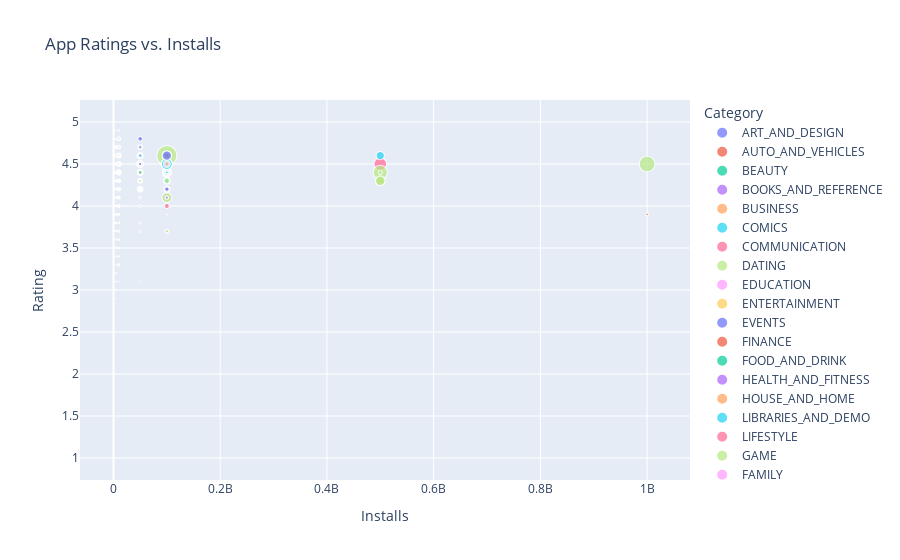
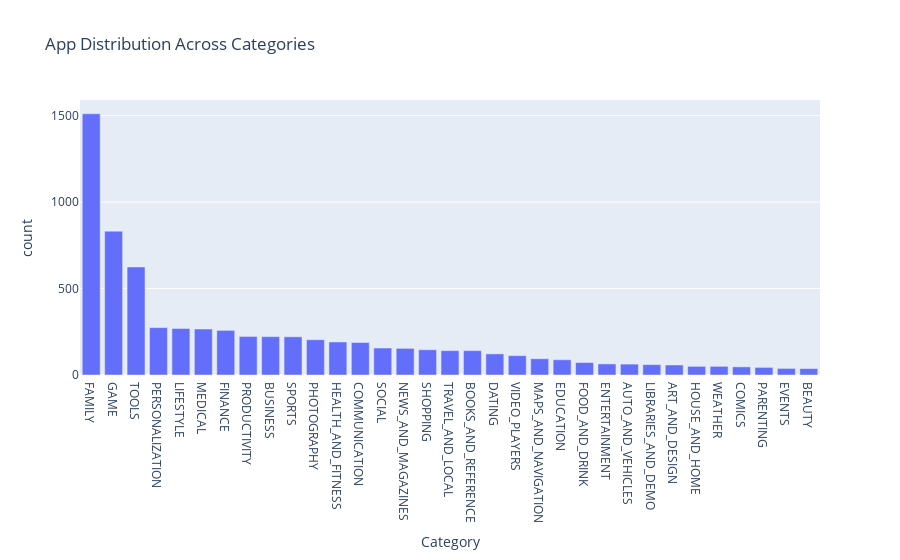

Notebook code for these charts, in order:
### Code cell
import plotly.express as px

# Interactive scatter plot for Ratings vs. Installs
fig = px.scatter(df2_app, x='Installs', y='Rating', color='Category', size='Reviews', title='App Ratings vs. Installs')
fig.show()

# Interactive bar plot for Category distribution
category_counts = df2_app['Category'].value_counts().reset_index()
category_counts.columns = ['Category', 'count']

fig = px.bar(category_counts, x='Category', y='count', title='App Distribution Across Categories')
fig.show()

### Figure 1 — Plotly figure (JSON) as saved in the notebook; plotly's stock layout.template omitted (floating-point values rounded to 4 significant figures; data arrays with more than 128 entries replaced by an {"elided": "..."} marker saying what was removed)
{"data": [{"hovertemplate": "Category=ART_AND_DESIGN<br>Installs=%{x}<br>Rating=%{y}<br>Reviews=%{marker.size}<extra></extra>", "legendgroup": "ART_AND_DESIGN", "marker": {"color": "#636efa", "size": [159, 967, 87510, 215644, 967, 167, 178, 36815, 13791, 121, 13880, 8788, 44829, 4326, 1518, 3632, 27, 194216, 224399, 450, 654, 7699, 118, 192, 20260, 203, 136, 223, 1120, 227, 5035, 1015, 353, 564, 8145, 158, 591, 117, 176, 2206, 26, 174531, 1070, 85, 845, 253, 13, 5754, 801, 1216, 149, 486, 48, 18, 41, 175, 132, 1], "sizemode": "area", "sizeref": 112200.0, "symbol": "circle"}, "mode": "markers", "name": "ART_AND_DESIGN", "showlegend": true, "type": "scattergl", "x": [10000, 500000, 5000000, 50000000, 100000, 50000, 50000, 1000000, 1000000, 10000, 1000000, 1000000, 10000000, 100000, 100000, 500000, 10000, 5000000, 10000000, 100000, 100000, 500000, 50000, 10000, 500000, 100000, 10000, 100000, 100000, 50000, 100000, 100000, 10000, 100000, 500000, 10000, 500000, 10000, 100000, 100000, 10000, 10000000, 100000, 100000, 100000, 50000, 1000, 100000, 5000, 10000, 1000, 100000, 5000, 1000, 5000, 50000, 10000, 100], "xaxis": "x", "y": [4.1, 3.9, 4.7, 4.5, 4.3, 4.4, 3.8, 4.1, 4.4, 4.7, 4.4, 4.4, 4.2, 4.6, 4.4, 4.7, 4.5, 4.3, 4.6, 4, 4.1, 4.7, 4.7, 4.8, 4.7, 4.1, 3.9, 4.1, 4.2, 4.1, 4.5, 4.2, 4.7, 3.8, 4.7, 4.7, 4, 4.2, 4.5, 3.8, 4.2, 4.7, 4.6, 4.2, 4.3, 4.8, 4.4, 4.7, 4.7, 4.8, 4.7, 3.4, 4.8, 4, 4.8, 4.2, 4.3, 5], "yaxis": "y"}, {"hovertemplate": "Category=AUTO_AND_VEHICLES<br>Installs=%{x}<br>Rating=%{y}<br>Reviews=%{marker.size}<extra></extra>", "legendgroup": "AUTO_AND_VEHICLES", "marker": {"color": "#EF553B", "size": [367, 1598, 284, 129, 542, 10479, 805, 129, 1403, 3971, 534, 7774, 38846, 2431, 6090, 295, 190, 52530, 116986, 1379, 271920, 7021, 197, 737, 3574, 994, 197136, 142, 15168, 2155, 138, 5414, 348, 250, 3617, 4806, 31433, 5097, 1754, 2680, 1288, 73, 189, 1981, 64, 47, 4, 276, 27, 2, 25, 5, 5, 12, 186648, 4, 12, 46, 9, 14, 83, 22, 107], "sizemode": "area", "sizeref": 112200.0, "symbol": "circle"}, "mode": "markers", "name": "AUTO_AND_VEHICLES", "showlegend": true, "type": "scattergl", "x": [100000, 1000000, 100000, 100000, 100000, 100000, 50000, 100000, 100000, 100000, 10000, 100000, 1000000, 100000, 100000, 10000, 50000, 5000000, 5000000, 500000, 10000000, 500000, 50000, 100000, 1000000, 100000, 1000000, 50000, 1000000, 500000, 100000, 1000000, 100000, 100000, 100000, 1000000, 1000000, 1000000, 500000, 500000, 100000, 1000, 10000, 100000, 1000, 1000, 500, 100000, 500, 100, 10000, 1000, 1000, 500, 10000000, 100, 5000, 1000, 100, 1000, 5000, 1000, 10000], "xaxis": "x", "y": [4.2, 4, 3.8, 3.9, 4.3, 4.9, 4.4, 4.2, 4, 3.9, 4.6, 4.9, 4.3, 4.6, 4.9, 3.9, 4, 4.2, 4.8, 3.6, 4.2, 4.8, 4.6, 4.5, 4.3, 4.5, 4.9, 3.9, 4.4, 4, 4.3, 3.7, 4.3, 3.2, 4.5, 3.7, 4.6, 4.6, 4, 4.4, 4, 4.9, 4.5, 4, 4.4, 4.3, 4.8, 4.5, 4.8, 3.5, 4.2, 4, 2.6, 4.2, 4.4, 4, 3.5, 3.2, 3, 3.1, 2.1, 3.9, 4.6], "yaxis": "y"}, {"hovertemplate": "Category=BEAUTY<br>Installs=%{x}<br>Rating=%{y}<br>Reviews=%{marker.size}<extra></extra>", "legendgroup": "BEAUTY", "marker": {"color": "#00cc96", "size": [18900, 49790, 1150, 1739, 2225, 4369, 8572, 964, 104, 601, 36, 187, 30, 134, 74, 9315, 75, 38, 26834, 2277, 2280, 184, 9, 364, 18, 473, 66, 3871, 257, 62, 40, 2, 2, 45452, 1, 900, 4354], "sizemode": "area", "sizeref": 112200.0, "symbol": "circle"}, "mode": "markers", "name": "BEAUTY", "showlegend": true, "type": "scattergl", "x": [500000, 1000000, 100000, 500000, 500000, 100000, 1000000, 50000, 10000, 100000, 10000, 50000, 10000, 10000, 10000, 1000000, 50000, 10000, 1000000, 500000, 500000, 10000, 5000, 100000, 5000, 100000, 10000, 1000000, 50000, 10000, 10000, 1000, 100, 5000000, 100, 5000, 100000], "xaxis": "x", "y": [4.7, 4.9, 4.7, 3.9, 4.2, 4.6, 4.3, 4.7, 4.8, 4.3, 4.5, 4.1, 4.2, 4.5, 4.4, 4.1, 4.4, 4.6, 4.5, 3.9, 4.4, 4.6, 3.8, 4, 4.3, 4.5, 4.1, 3.7, 4.7, 4.2, 3.1, 4, 4, 4.5, 4, 4.7, 3.9], "yaxis": "y"}, {"hovertemplate": "Category=BOOKS_AND_REFERENCE<br>Installs=%{x}<br>Rating=%{y}<br>Reviews=%{marker.size}<extra></extra>", "legendgroup": "BOOKS_AND_REFERENCE", "marker": {"color": "#ab63fa", "size": {"elided": "141 int values"}, "sizemode": "area", "sizeref": 112200.0, "symbol": "circle"}, "mode": "markers", "name": "BOOKS_AND_REFERENCE", "showlegend": true, "type": "scattergl", "x": {"elided": "141 int values"}, "xaxis": "x", "y": {"elided": "141 float values"}, "yaxis": "y"}, {"hovertemplate": "Category=BUSINESS<br>Installs=%{x}<br>Rating=%{y}<br>Reviews=%{marker.size}<extra></extra>", "legendgroup": "BUSINESS", "marker": {"color": "#FFA15A", "size": {"elided": "222 int values"}, "sizemode": "area", "sizeref": 112200.0, "symbol": "circle"}, "mode": "markers", "name": "BUSINESS", "showlegend": true, "type": "scattergl", "x": {"elided": "222 int values"}, "xaxis": "x", "y": {"elided": "222 float values"}, "yaxis": "y"}, {"hovertemplate": "Category=COMICS<br>Installs=%{x}<br>Rating=%{y}<br>Reviews=%{marker.size}<extra></extra>", "legendgroup": "COMICS", "marker": {"color": "#19d3f3", "size": [24005, 57106, 2249, 516, 834, 1010, 238970, 302, 438, 73, 39, 144, 2181, 93965, 1446, 12088, 314, 15194, 22551, 29839, 279, 1677, 757, 115, 125, 9952, 21, 15, 3596, 1006, 5968, 4895, 2012, 705, 5, 690, 1476, 4496, 78, 33783, 28447, 4205, 190, 109, 5084, 34, 291], "sizemode": "area", "sizeref": 112200.0, "symbol": "circle"}, "mode": "markers", "name": "COMICS", "showlegend": true, "type": "scattergl", "x": [500000, 1000000, 500000, 50000, 50000, 50000, 1000000, 10000, 10000, 10000, 10000, 10000, 100000, 5000000, 100000, 1000000, 100000, 1000000, 1000000, 1000000, 100000, 100000, 10000, 10000, 5000, 500000, 5000, 1000, 10000, 50000, 1000000, 100000, 100000, 50000, 100, 50000, 500000, 100000, 5000, 1000000, 1000000, 100000, 10000, 10000, 100000, 5000, 10000], "xaxis": "x", "y": [4.6, 4.7, 4.7, 4.8, 3.9, 4.1, 4.4, 4.6, 4.5, 4.7, 4.4, 4.5, 3.9, 3.2, 3.2, 4.1, 4.5, 4.2, 3.7, 4.5, 4.6, 4.7, 4.4, 3.5, 3.3, 4.5, 4.2, 5, 4.7, 4.4, 4.4, 4.6, 4.4, 3.7, 2.8, 4.1, 3.3, 3.9, 4, 4.8, 3, 3.5, 4.4, 4.3, 3.8, 5, 3.4], "yaxis": "y"}, {"hovertemplate": "Category=COMMUNICATION<br>Installs=%{x}<br>Rating=%{y}<br>Reviews=%{marker.size}<extra></extra>", "legendgroup": "COMMUNICATION", "marker": {"color": "#FF6692", "size": {"elided": "188 int values"}, "sizemode": "area", "sizeref": 112200.0, "symbol": "circle"}, "mode": "markers", "name": "COMMUNICATION", "showlegend": true, "type": "scattergl", "x": {"elided": "188 int values"}, "xaxis": "x", "y": {"elided": "188 float values"}, "yaxis": "y"}, {"hovertemplate": "Category=DATING<br>Installs=%{x}<br>Rating=%{y}<br>Reviews=%{marker.size}<extra></extra>", "legendgroup": "DATING", "marker": {"color": "#B6E880", "size": [57, 2, 285726, 2556, 7779, 61637, 12632, 48845, 31320, 172460, 4195, 11633, 10212, 37053, 667, 13202, 1157, 212626, 222888, 2067, 1643, 105, 3414, 11806, 1999, 22544, 97684, 2519, 1146, 13046, 17268, 8722, 953, 2593, 5377, 852, 212, 1972, 35206, 5164, 277, 80, 40035, 1093, 1601, 2212, 57081, 241, 63986, 7888, 535, 5084, 2430, 837, 738, 4631, 4953, 1439, 337, 51698, 923, 149, 198, 23170, 13890, 13440, 143, 1059, 894, 6191, 15081, 218, 243950, 236, 5152, 6701, 742, 187, 2506, 182986, 8661, 8, 59, 35, 28, 125, 185, 6, 110, 3, 5, 84, 2, 20, 776, 2, 14, 1, 5, 18, 6, 5, 1, 11, 3, 101, 120, 24, 6, 41605, 5, 791, 5323, 478, 69, 158, 24, 53, 46, 66, 69, 10], "sizemode": "area", "sizeref": 112200.0, "symbol": "circle"}, "mode": "markers", "name": "DATING", "showlegend": true, "type": "scattergl", "x": [1000, 100, 10000000, 100000, 500000, 5000000, 1000000, 1000000, 5000000, 5000000, 100000, 500000, 1000000, 1000000, 10000, 1000000, 100000, 10000000, 1000000, 100000, 500000, 5000, 500000, 1000000, 100000, 1000000, 1000000, 100000, 100000, 500000, 500000, 500000, 100000, 500000, 500000, 100000, 50000, 1000000, 1000000, 100000, 100000, 10000, 1000000, 100000, 500000, 100000, 1000000, 50000, 5000000, 500000, 100000, 100000, 500000, 100000, 10000, 100000, 1000000, 50000, 10000, 1000000, 100000, 10000, 10000, 500000, 500000, 500000, 10000, 100000, 100000, 500000, 1000000, 10000, 10000000, 10000, 100000, 1000000, 50000, 10000, 500000, 5000000, 1000000, 1000, 5000, 1000, 500, 5000, 10000, 100, 10000, 100, 1000, 1000, 100, 500, 5000, 100, 5000, 10, 500, 500, 100, 100, 500, 1000, 100, 10000, 500, 1000, 100, 500000, 500, 10000, 50000, 10000, 5000, 10000, 1000, 10000, 10000, 10000, 5000, 5000], "xaxis": "x", "y": [2.6, 3.5, 4.1, 4.1, 4.2, 4.5, 4.4, 4, 3.1, 4.4, 4.2, 4.1, 3.9, 4.3, 4.4, 3.5, 3.3, 4.5, 4.4, 4.1, 3.9, 3.9, 3.6, 3.6, 3.4, 4.2, 4.1, 3.4, 3, 4.6, 4.1, 3.9, 1.9, 3.5, 2.5, 3.9, 3.4, 3.5, 4.4, 3.8, 2.5, 2.8, 4.2, 3.5, 3.3, 4.1, 4.2, 3.5, 4.2, 4.4, 4.1, 4.2, 4.3, 3, 4, 3.3, 4.1, 3.7, 4, 4, 4.1, 3.3, 4.4, 4.3, 3.4, 4, 3.6, 4.2, 3.5, 4, 4.1, 4.4, 4.2, 4.1, 4.2, 4.1, 3.9, 4, 4.2, 4.5, 3.9, 3.6, 4.4, 3.5, 4.4, 4.8, 4.6, 4.7, 4.8, 2.7, 5, 4.8, 5, 4.8, 4.9, 3, 4.7, 1, 5, 4.7, 5, 5, 3, 4.1, 5, 3.7, 4.5, 4.2, 4.3, 4.4, 3.4, 4.7, 4.8, 4.7, 3.5, 4.7, 3.8, 2.9, 4.2, 3.7, 3.5, 4.1], "yaxis": "y"}, {"hovertemplate": "Category=EDUCATION<br>Installs=%{x}<br>Rating=%{y}<br>Reviews=%{marker.size}<extra></extra>", "legendgroup": "EDUCATION", "marker": {"color": "#FF97FF", "size": [181893, 2544, 85375, 314299, 9770, 32346, 4075, 10611, 9321, 56065, 133136, 2469, 390, 1090, 266948, 342918, 748, 172640, 61, 1619, 3168, 6736, 7005, 889, 5741, 27572, 10852, 1929, 1516, 423, 254519, 99020, 32381, 56897, 8599, 304, 358, 11904, 22251, 22384, 73404, 25183, 52743, 61749, 55704, 19277, 13612, 37862, 18372, 656, 240, 275, 3692, 2363, 430, 756, 316, 172505, 7973, 142632, 55256, 54798, 4815, 75112, 33646, 206527, 3816, 47847, 16195, 206, 3241, 835, 2525, 200058, 1239, 702, 148550, 3847, 84309, 14206, 14700, 1405, 256079, 16103, 11, 21, 31085, 3528], "sizemode": "area", "sizeref": 112200.0, "symbol": "circle"}, "mode": "markers", "name": "EDUCATION", "showlegend": true, "type": "scattergl", "x": [10000000, 100000, 5000000, 10000000, 5000000, 1000000, 500000, 500000, 1000000, 1000000, 1000000, 500000, 500000, 1000000, 10000000, 10000000, 1000000, 5000000, 50000, 1000000, 1000000, 1000000, 1000000, 500000, 1000000, 5000000, 1000000, 500000, 100000, 100000, 5000000, 1000000, 1000000, 1000000, 1000000, 10000, 50000, 1000000, 1000000, 1000000, 1000000, 1000000, 1000000, 1000000, 1000000, 1000000, 100000, 1000000, 100000, 10000, 10000, 50000, 100000, 100000, 10000, 100000, 50000, 5000000, 1000000, 5000000, 5000000, 1000000, 500000, 1000000, 1000000, 10000000, 500000, 1000000, 1000000, 50000, 100000, 100000, 100000, 10000000, 100000, 10000, 10000000, 500000, 5000000, 500000, 1000000, 100000, 1000000, 1000000, 1000, 1000, 500000, 100000], "xaxis": "x", "y": [4.6, 4.7, 4.6, 4.7, 4.5, 4.7, 4.8, 4.6, 4.6, 4.6, 4.9, 3.8, 4.4, 4.4, 4.3, 4.5, 4.4, 4.6, 3.9, 4.4, 4.3, 4.2, 4.4, 4, 4.2, 3.8, 4.5, 4.5, 4.3, 4.3, 4.7, 4.5, 4.6, 4.4, 4.2, 4, 4.1, 4.3, 4.3, 4.3, 4.6, 4.6, 4.7, 4.7, 4.3, 4.7, 4.6, 4.6, 4.6, 4.3, 4.2, 4, 4.2, 4.1, 4, 4.5, 4, 4.5, 4.6, 4.7, 4.4, 4.4, 4, 4.6, 4.4, 4.3, 4.2, 4.3, 4.3, 4.3, 4.2, 4, 4, 4.1, 3.9, 4.1, 4.4, 4, 4.4, 4.5, 4.3, 3.5, 4.8, 4.1, 4.9, 4.7, 4.7, 4.7], "yaxis": "y"}, {"hovertemplate": "Category=ENTERTAINMENT<br>Installs=%{x}<br>Rating=%{y}<br>Reviews=%{marker.size}<extra></extra>", "legendgroup": "ENTERTAINMENT", "marker": {"color": "#FECB52", "size": [11656, 296771, 10939, 22508, 10291, 6979, 103078, 17682, 37000, 1828284, 46916, 702975, 32458, 235496, 11661, 653008, 23063, 411683, 501498, 29690, 613059, 1633682, 2646, 21867, 2639, 1511, 44550, 1033, 2442, 155234, 12216, 92058, 493, 33387, 123279, 27424, 29706, 288150, 14807, 35928, 64448, 22378, 16372, 58028, 736864, 1968, 35279, 17247, 87723, 197774, 8674, 115033, 801, 8968, 303, 1856, 50725, 1575, 23666, 67554, 38769, 160164, 3771, 256664], "sizemode": "area", "sizeref": 112200.0, "symbol": "circle"}, "mode": "markers", "name": "ENTERTAINMENT", "showlegend": true, "type": "scattergl", "x": [1000000, 10000000, 10000000, 10000000, 5000000, 1000000, 5000000, 1000000, 1000000, 100000000, 1000000, 50000000, 5000000, 10000000, 1000000, 10000000, 1000000, 50000000, 100000000, 1000000, 50000000, 100000000, 100000, 1000000, 100000, 100000, 1000000, 100000, 100000, 1000000, 1000000, 10000000, 50000, 1000000, 10000000, 1000000, 1000000, 5000000, 1000000, 1000000, 1000000, 1000000, 500000, 5000000, 10000000, 500000, 1000000, 1000000, 10000000, 10000000, 1000000, 10000000, 100000, 1000000, 10000, 100000, 5000000, 100000, 1000000, 1000000, 1000000, 10000000, 100000, 10000000], "xaxis": "x", "y": [4, 4.3, 3.5, 4.6, 4.2, 3.8, 4.3, 4.4, 4.4, 3.7, 4.4, 4.2, 4.2, 4.5, 4.7, 4.5, 4.5, 4.2, 4.2, 4.1, 4.2, 4.3, 3.9, 4.1, 3.6, 4.3, 4.3, 4.1, 4.2, 4.2, 4.5, 3.8, 3, 4.1, 4.2, 4.1, 4, 4.4, 4.2, 4, 4.3, 3.9, 4.5, 4.1, 4.5, 3.6, 3.8, 3.7, 3.8, 3.7, 3.9, 4.1, 3.9, 4.2, 4.3, 4.3, 4.6, 4.5, 4.2, 4.4, 4.2, 4.3, 4.6, 4.3], "yaxis": "y"}, {"hovertemplate": "Category=EVENTS<br>Installs=%{x}<br>Rating=%{y}<br>Reviews=%{marker.size}<extra></extra>", "legendgroup": "EVENTS", "marker": {"color": "#636efa", "size": [3782, 40113, 7074, 2153, 20611, 811, 15558, 573, 8232, 3874, 464, 731, 69, 8800, 99, 456, 5839, 4, 663, 16, 1065, 12, 4298, 1, 100, 399, 28, 7, 48, 120, 9, 110, 16, 59, 9, 7, 3, 8], "sizemode": "area", "sizeref": 112200.0, "symbol": "circle"}, "mode": "markers", "name": "EVENTS", "showlegend": true, "type": "scattergl", "x": [100000, 5000000, 500000, 50000, 1000000, 10000, 1000000, 100000, 1000000, 100000, 100000, 50000, 1000, 1000000, 10000, 50000, 100000, 500, 100000, 100, 100000, 1000, 100000, 100, 50000, 100000, 1000, 500, 1000, 10000, 1000, 5000, 100, 5000, 1000, 100, 500, 500], "xaxis": "x", "y": [4, 4, 4.5, 4.5, 4, 4.2, 4.4, 4.6, 4.6, 4.6, 4.4, 4.6, 4.9, 4.5, 4.6, 4.3, 4.3, 5, 4.4, 5, 4.5, 4.8, 4.4, 5, 3.7, 4.1, 4.8, 4.6, 4.8, 4.7, 4, 4.1, 4.4, 3.8, 4.3, 5, 5, 4.8], "yaxis": "y"}, {"hovertemplate": "Category=FINANCE<br>Installs=%{x}<br>Rating=%{y}<br>Reviews=%{marker.size}<extra></extra>", "legendgroup": "FINANCE", "marker": {"color": "#EF553B", "size": {"elided": "258 int values"}, "sizemode": "area", "sizeref": 112200.0, "symbol": "circle"}, "mode": "markers", "name": "FINANCE", "showlegend": true, "type": "scattergl", "x": {"elided": "258 int values"}, "xaxis": "x", "y": {"elided": "258 float values"}, "yaxis": "y"}, {"hovertemplate": "Category=FOOD_AND_DRINK<br>Installs=%{x}<br>Rating=%{y}<br>Reviews=%{marker.size}<extra></extra>", "legendgroup": "FOOD_AND_DRINK", "marker": {"color": "#00cc96", "size": [145323, 64784, 32997, 2707, 611136, 2473, 109784, 3320, 61, 68103, 10741, 3803, 155944, 10159, 28008, 43614, 455377, 1398, 32405, 22513, 8509, 19314, 21314, 731, 454, 14952, 1250, 1726, 14065, 556, 4925, 6507, 1077, 9066, 1962, 196, 278, 1268, 91359, 131569, 31986, 22875, 90242, 464, 7690, 321134, 3755, 333208, 35218, 37517, 292969, 155, 17, 205, 70, 14, 1, 2448, 41, 2, 18, 3, 1103, 60, 336, 42, 5093, 194, 441, 467, 848, 438], "sizemode": "area", "sizeref": 112200.0, "symbol": "circle"}, "mode": "markers", "name": "FOOD_AND_DRINK", "showlegend": true, "type": "scattergl", "x": [10000000, 10000000, 1000000, 100000, 10000000, 500000, 10000000, 500000, 50000, 1000000, 1000000, 500000, 5000000, 1000000, 5000000, 1000000, 10000000, 100000, 5000000, 1000000, 1000000, 1000000, 1000000, 100000, 100000, 1000000, 50000, 500000, 500000, 100000, 1000000, 1000000, 100000, 500000, 100000, 10000, 50000, 50000, 1000000, 10000000, 1000000, 1000000, 5000000, 50000, 100000, 10000000, 100000, 10000000, 1000000, 5000000, 10000000, 10000, 10000, 50000, 10000, 1000, 100, 100000, 500, 50, 5000, 1000, 100000, 10000, 100000, 100, 500000, 100000, 100000, 100000, 100000, 10000], "xaxis": "x", "y": [3.6, 4.1, 4.6, 4.7, 4.7, 4.1, 3.4, 3.8, 3.7, 4.2, 3.5, 4.7, 4.5, 4.2, 4.3, 4, 4.5, 4.6, 4.1, 3.8, 4.2, 4.3, 3.8, 3.7, 4.5, 3.6, 4.8, 3.3, 4.7, 4.6, 4.6, 3.4, 4, 4.5, 4.4, 4, 4.1, 4.1, 4.5, 4.5, 4.3, 3.6, 4.6, 3.9, 4.6, 4.4, 4.2, 4.2, 4.5, 4.3, 4, 2.9, 1.8, 4.4, 3.7, 1.7, 5, 4.5, 4.5, 5, 4.8, 3.7, 3.8, 3.3, 4.1, 4.6, 4.5, 3.1, 4.2, 4.4, 4, 4.6], "yaxis": "y"}, {"hovertemplate": "Category=HEALTH_AND_FITNESS<br>Installs=%{x}<br>Rating=%{y}<br>Reviews=%{marker.size}<extra></extra>", "legendgroup": "HEALTH_AND_FITNESS", "marker": {"color": "#ab63fa", "size": {"elided": "191 int values"}, "sizemode": "area", "sizeref": 112200.0, "symbol": "circle"}, "mode": "markers", "name": "HEALTH_AND_FITNESS", "showlegend": true, "type": "scattergl", "x": {"elided": "191 int values"}, "xaxis": "x", "y": {"elided": "191 float values"}, "yaxis": "y"}, {"hovertemplate": "Category=HOUSE_AND_HOME<br>Installs=%{x}<br>Rating=%{y}<br>Reviews=%{marker.size}<extra></extra>", "legendgroup": "HOUSE_AND_HOME", "marker": {"color": "#FFA15A", "size": [417907, 3167, 162243, 65913, 24977, 6000, 37711, 2758, 7573, 8481, 10054, 10117, 3522, 36857, 23013, 114, 287, 4435, 4281, 7508, 491, 22584, 4087, 2669, 7619, 126, 273, 2248, 809, 3280, 1478, 2382, 4450, 515, 4465, 2427, 6631, 11200, 6896, 3834, 81, 30, 1450, 118, 874, 2543, 137, 1372, 5, 59660], "sizemode": "area", "sizeref": 112200.0, "symbol": "circle"}, "mode": "markers", "name": "HOUSE_AND_HOME", "showlegend": true, "type": "scattergl", "x": [10000000, 100000, 10000000, 5000000, 1000000, 1000000, 1000000, 500000, 1000000, 1000000, 1000000, 1000000, 100000, 1000000, 5000000, 10000, 100000, 500000, 100000, 1000000, 100000, 1000000, 500000, 500000, 100000, 10000, 50000, 100000, 100000, 1000000, 100000, 500000, 1000000, 50000, 1000000, 500000, 1000000, 1000000, 500000, 500000, 50000, 1000, 100000, 50000, 100000, 100000, 10000, 50000, 1000, 1000000], "xaxis": "x", "y": [4.5, 4.8, 4.5, 4.1, 4.1, 4, 4.3, 3.7, 4.2, 4.5, 4.3, 3.9, 4.3, 4.6, 4.4, 4.7, 3.4, 4.3, 4, 4, 3.8, 4.3, 3.6, 4.6, 4.5, 4.7, 4.3, 3.7, 4.2, 3.4, 3.9, 4, 4, 4, 4, 4.1, 3.9, 4.4, 4.4, 4.3, 4.1, 4.5, 3.4, 4.5, 3.8, 4.2, 4.4, 4.1, 2.8, 3.9], "yaxis": "y"}, {"hovertemplate": "Category=LIBRARIES_AND_DEMO<br>Installs=%{x}<br>Rating=%{y}<br>Reviews=%{marker.size}<extra></extra>", "legendgroup": "LIBRARIES_AND_DEMO", "marker": {"color": "#19d3f3", "size": [58, 3014, 923, 67007, 539, 126862, 48, 1465, 929, 783, 434, 411, 237, 2580, 130272, 130, 7396, 58055, 1703, 7750, 6, 26, 1919, 60170, 831, 8671, 912, 2639, 399, 3945, 3781, 1267, 375, 11087, 78, 142, 45, 34, 71, 86, 24, 45, 120, 30, 50, 131, 7, 63, 15, 66, 18, 174, 83, 53, 50, 15, 23, 23859, 1463, 332083], "sizemode": "area", "sizeref": 112200.0, "symbol": "circle"}, "mode": "markers", "name": "LIBRARIES_AND_DEMO", "showlegend": true, "type": "scattergl", "x": [10000, 100000, 100000, 5000000, 50000, 10000000, 1000, 100000, 50000, 100000, 100000, 50000, 50000, 100000, 10000000, 10000, 500000, 5000000, 100000, 1000000, 10000, 1000, 500000, 1000000, 100000, 1000000, 500000, 500000, 100000, 500000, 1000000, 100000, 10000, 1000000, 10000, 10000, 5000, 1000, 10000, 10000, 1000, 5000, 10000, 5000, 5000, 10000, 1000, 5000, 1000, 10000, 1000, 10000, 10000, 10000, 5000, 1000, 5000, 1000000, 100000, 10000000], "xaxis": "x", "y": [4.4, 4.6, 4.1, 3.8, 4.6, 3.5, 4.7, 4.3, 4.5, 4.4, 4.3, 4.3, 4.6, 4.6, 4.2, 4.6, 4.4, 3.9, 4.5, 3.8, 4.3, 5, 3.2, 4.5, 4.7, 4, 3.8, 4.7, 4.5, 4.2, 4.1, 3.1, 4.3, 4.2, 4.2, 4.1, 4, 4.4, 3.9, 4.2, 4, 4, 4.1, 4.4, 4, 3.9, 3.6, 4.4, 4.3, 4.1, 3.8, 4.1, 3.7, 3.9, 4.4, 5, 4.5, 4.2, 4.1, 4.3], "yaxis": "y"}, {"hovertemplate": "Category=LIFESTYLE<br>Installs=%{x}<br>Rating=%{y}<br>Reviews=%{marker.size}<extra></extra>", "legendgroup": "LIFESTYLE", "marker": {"color": "#FF6692", "size": {"elided": "269 int values"}, "sizemode": "area", "sizeref": 112200.0, "symbol": "circle"}, "mode": "markers", "name": "LIFESTYLE", "showlegend": true, "type": "scattergl", "x": {"elided": "269 int values"}, "xaxis": "x", "y": {"elided": "269 float values"}, "yaxis": "y"}, {"hovertemplate": "Category=GAME<br>Installs=%{x}<br>Rating=%{y}<br>Reviews=%{marker.size}<extra></extra>", "legendgroup": "GAME", "marker": {"color": "#B6E880", "size": {"elided": "832 int values"}, "sizemode": "area", "sizeref": 112200.0, "symbol": "circle"}, "mode": "markers", "name": "GAME", "showlegend": true, "type": "scattergl", "x": {"elided": "832 int values"}, "xaxis": "x", "y": {"elided": "832 float values"}, "yaxis": "y"}, {"hovertemplate": "Category=FAMILY<br>Installs=%{x}<br>Rating=%{y}<br>Reviews=%{marker.size}<extra></extra>", "legendgroup": "FAMILY", "marker": {"color": "#FF97FF", "size": {"elided": "1511 int values"}, "sizemode": "area", "sizeref": 112200.0, "symbol": "circle"}, "mode": "markers", "name": "FAMILY", "showlegend": true, "type": "scattergl", "x": {"elided": "1511 int values"}, "xaxis": "x", "y": {"elided": "1511 float values"}, "yaxis": "y"}, {"hovertemplate": "Category=MEDICAL<br>Installs=%{x}<br>Rating=%{y}<br>Reviews=%{marker.size}<extra></extra>", "legendgroup": "MEDICAL", "marker": {"color": "#FECB52", "size": {"elided": "266 int values"}, "sizemode": "area", "sizeref": 112200.0, "symbol": "circle"}, "mode": "markers", "name": "MEDICAL", "showlegend": true, "type": "scattergl", "x": {"elided": "266 int values"}, "xaxis": "x", "y": {"elided": "266 float values"}, "yaxis": "y"}, {"hovertemplate": "Category=SOCIAL<br>Installs=%{x}<br>Rating=%{y}<br>Reviews=%{marker.size}<extra></extra>", "legendgroup": "SOCIAL", "marker": {"color": "#636efa", "size": {"elided": "156 int values"}, "sizemode": "area", "sizeref": 112200.0, "symbol": "circle"}, "mode": "markers", "name": "SOCIAL", "showlegend": true, "type": "scattergl", "x": {"elided": "156 int values"}, "xaxis": "x", "y": {"elided": "156 float values"}, "yaxis": "y"}, {"hovertemplate": "Category=SHOPPING<br>Installs=%{x}<br>Rating=%{y}<br>Reviews=%{marker.size}<extra></extra>", "legendgroup": "SHOPPING", "marker": {"color": "#EF553B", "size": {"elided": "146 int values"}, "sizemode": "area", "sizeref": 112200.0, "symbol": "circle"}, "mode": "markers", "name": "SHOPPING", "showlegend": true, "type": "scattergl", "x": {"elided": "146 int values"}, "xaxis": "x", "y": {"elided": "146 float values"}, "yaxis": "y"}, {"hovertemplate": "Category=PHOTOGRAPHY<br>Installs=%{x}<br>Rating=%{y}<br>Reviews=%{marker.size}<extra></extra>", "legendgroup": "PHOTOGRAPHY", "marker": {"color": "#00cc96", "size": {"elided": "204 int values"}, "sizemode": "area", "sizeref": 112200.0, "symbol": "circle"}, "mode": "markers", "name": "PHOTOGRAPHY", "showlegend": true, "type": "scattergl", "x": {"elided": "204 int values"}, "xaxis": "x", "y": {"elided": "204 float values"}, "yaxis": "y"}, {"hovertemplate": "Category=SPORTS<br>Installs=%{x}<br>Rating=%{y}<br>Reviews=%{marker.size}<extra></extra>", "legendgroup": "SPORTS", "marker": {"color": "#ab63fa", "size": {"elided": "221 int values"}, "sizemode": "area", "sizeref": 112200.0, "symbol": "circle"}, "mode": "markers", "name": "SPORTS", "showlegend": true, "type": "scattergl", "x": {"elided": "221 int values"}, "xaxis": "x", "y": {"elided": "221 float values"}, "yaxis": "y"}, {"hovertemplate": "Category=TRAVEL_AND_LOCAL<br>Installs=%{x}<br>Rating=%{y}<br>Reviews=%{marker.size}<extra></extra>", "legendgroup": "TRAVEL_AND_LOCAL", "marker": {"color": "#FFA15A", "size": {"elided": "141 int values"}, "sizemode": "area", "sizeref": 112200.0, "symbol": "circle"}, "mode": "markers", "name": "TRAVEL_AND_LOCAL", "showlegend": true, "type": "scattergl", "x": {"elided": "141 int values"}, "xaxis": "x", "y": {"elided": "141 float values"}, "yaxis": "y"}, {"hovertemplate": "Category=TOOLS<br>Installs=%{x}<br>Rating=%{y}<br>Reviews=%{marker.size}<extra></extra>", "legendgroup": "TOOLS", "marker": {"color": "#19d3f3", "size": {"elided": "625 int values"}, "sizemode": "area", "sizeref": 112200.0, "symbol": "circle"}, "mode": "markers", "name": "TOOLS", "showlegend": true, "type": "scattergl", "x": {"elided": "625 int values"}, "xaxis": "x", "y": {"elided": "625 float values"}, "yaxis": "y"}, {"hovertemplate": "Category=PERSONALIZATION<br>Installs=%{x}<br>Rating=%{y}<br>Reviews=%{marker.size}<extra></extra>", "legendgroup": "PERSONALIZATION", "marker": {"color": "#FF6692", "size": {"elided": "274 int values"}, "sizemode": "area", "sizeref": 112200.0, "symbol": "circle"}, "mode": "markers", "name": "PERSONALIZATION", "showlegend": true, "type": "scattergl", "x": {"elided": "274 int values"}, "xaxis": "x", "y": {"elided": "274 float values"}, "yaxis": "y"}, {"hovertemplate": "Category=PRODUCTIVITY<br>Installs=%{x}<br>Rating=%{y}<br>Reviews=%{marker.size}<extra></extra>", "legendgroup": "PRODUCTIVITY", "marker": {"color": "#B6E880", "size": {"elided": "223 int values"}, "sizemode": "area", "sizeref": 112200.0, "symbol": "circle"}, "mode": "markers", "name": "PRODUCTIVITY", "showlegend": true, "type": "scattergl", "x": {"elided": "223 int values"}, "xaxis": "x", "y": {"elided": "223 float values"}, "yaxis": "y"}, {"hovertemplate": "Category=PARENTING<br>Installs=%{x}<br>Rating=%{y}<br>Reviews=%{marker.size}<extra></extra>", "legendgroup": "PARENTING", "marker": {"color": "#FF97FF", "size": [86, 3614, 1413, 39, 3789, 107, 559, 4976, 44, 9293, 62386, 162, 1002, 99, 190, 464, 717, 7505, 11501, 69, 2715, 349, 37, 806, 60, 319, 824, 6668, 1940, 1025, 3346, 5343, 247, 3182, 1528, 39, 76795, 103, 20, 8343, 658087, 159, 1, 27], "sizemode": "area", "sizeref": 112200.0, "symbol": "circle"}, "mode": "markers", "name": "PARENTING", "showlegend": true, "type": "scattergl", "x": [10000, 1000000, 100000, 10000, 1000000, 50000, 100000, 1000000, 10000, 1000000, 1000000, 10000, 50000, 10000, 100000, 100000, 100000, 100000, 1000000, 5000, 500000, 100000, 10000, 500000, 10000, 100000, 1000000, 100000, 100000, 100000, 1000000, 1000000, 100000, 1000000, 100000, 10000, 1000000, 10000, 10000, 50000, 10000000, 10000, 10, 1000], "xaxis": "x", "y": [4.5, 3.8, 4.6, 4.7, 4, 4.7, 4.1, 3.7, 4.1, 3.7, 4.6, 4.4, 4.6, 4.1, 4.8, 4, 4.9, 4.8, 4.4, 4.7, 4.2, 4.6, 4.6, 4.5, 4.6, 4.1, 3.8, 4.8, 4.8, 4.5, 4, 4.4, 4.7, 3.9, 4.4, 4.4, 4.5, 3.1, 4.2, 4.7, 4.7, 3.5, 5, 4.1], "yaxis": "y"}, {"hovertemplate": "Category=WEATHER<br>Installs=%{x}<br>Rating=%{y}<br>Reviews=%{marker.size}<extra></extra>", "legendgroup": "WEATHER", "marker": {"color": "#FECB52", "size": [159455, 892, 11118, 15370, 18194, 40606, 133338, 36900, 4184, 100994, 20008, 13426, 18773, 7623, 21404, 189313, 3478, 24349, 17493, 15966, 2332, 29344, 18425, 6495, 11, 29, 2371543, 3005, 25243, 3252, 1185, 260137, 115, 54090, 8433, 3963, 9307, 2962, 631, 14051, 1238, 5482, 2000, 8723, 2115, 11510, 6849, 116, 30, 1195], "sizemode": "area", "sizeref": 112200.0, "symbol": "circle"}, "mode": "markers", "name": "WEATHER", "showlegend": true, "type": "scattergl", "x": [1000000, 10000, 1000000, 1000000, 1000000, 10000000, 5000000, 500000, 1000000, 5000000, 5000000, 1000000, 10000000, 1000000, 1000000, 10000000, 500000, 1000000, 100000, 1000000, 500000, 500000, 1000000, 100000, 500, 5000, 50000000, 10000, 100000, 50000, 100000, 10000000, 10000, 5000000, 100000, 100000, 1000000, 100000, 100000, 100000, 100000, 1000000, 100000, 500000, 500000, 1000000, 1000000, 10000, 1000, 100000], "xaxis": "x", "y": [4.8, 4.8, 4.7, 4.4, 4.3, 4.4, 4.2, 4.6, 4.4, 3.9, 4.3, 4.5, 4.2, 3.6, 4.3, 4.2, 4.5, 4.2, 4.8, 3.8, 4.5, 4.5, 4.2, 4.4, 3.8, 4.2, 4.4, 4.5, 4.5, 4.5, 4, 4.4, 3.3, 4.5, 4.4, 4.6, 4, 3.9, 3.7, 4.7, 4.1, 4.4, 3.5, 4.2, 4.2, 4.2, 4.2, 3.8, 3.8, 3.8], "yaxis": "y"}, {"hovertemplate": "Category=VIDEO_PLAYERS<br>Installs=%{x}<br>Rating=%{y}<br>Reviews=%{marker.size}<extra></extra>", "legendgroup": "VIDEO_PLAYERS", "marker": {"color": "#636efa", "size": [7557, 59089, 1551, 12764, 121916, 400, 3930, 193381, 7624, 19738, 259605, 18699, 98819, 53006, 351168, 3484, 25922, 5555, 921868, 15874, 36969, 714665, 6685, 13205, 1261, 1215, 169965, 38630, 1971777, 2588730, 1013867, 953894, 58820, 30, 3965, 32, 93638, 192677, 165723, 3546, 430643, 9879473, 105, 24, 1628, 32, 8696, 39495, 238459, 74531, 18, 23, 29867, 4706, 43, 171, 22, 78, 1659, 15765, 569, 11, 104551, 70, 8, 3066, 64, 47, 4334, 381023, 277, 46, 1016, 9966, 54, 1008, 3, 4074, 439, 167, 39, 12, 486, 332623, 696665, 253207, 148715, 24565, 38607, 6716, 5692, 321, 23, 81, 3484, 1522, 20, 197, 83, 316, 141515, 1236, 26, 944, 1276, 71, 51, 40, 20, 1060, 61, 20755], "sizemode": "area", "sizeref": 112200.0, "symbol": "circle"}, "mode": "markers", "name": "VIDEO_PLAYERS", "showlegend": true, "type": "scattergl", "x": [1000000, 10000000, 1000000, 1000000, 100000000, 100000, 500000, 50000000, 1000000, 1000000, 10000000, 1000000, 5000000, 1000000, 10000000, 10000000, 50000000, 1000000, 50000000, 1000000, 1000000, 10000000, 1000000, 1000000, 10000, 100000, 10000000, 1000000, 100000000, 50000000, 50000000, 10000000, 1000000, 5000, 100000, 5000, 10000000, 50000000, 10000000, 1000000, 50000000, 100000000, 10000, 5000, 100000, 5000, 100000, 5000000, 10000000, 5000000, 100, 100, 5000000, 1000000, 1000, 10000, 5000, 10000, 100000, 1000000, 50000, 5000, 10000000, 1000, 1000, 1000000, 5000, 1000, 100000, 10000000, 10000, 5000, 50000, 1000000, 10000, 100000, 500, 500000, 50000, 1000, 10000, 500, 10000, 10000000, 10000000, 10000000, 10000000, 1000000, 1000000, 500000, 1000000, 50000, 5000, 10000, 500000, 100000, 5000, 10000, 5000, 10000, 10000000, 100000, 5000, 50000, 100000, 10000, 10000, 1000, 5000, 100000, 10000, 1000000], "xaxis": "x", "y": [4.3, 4.2, 4.3, 3.6, 3.9, 3.7, 4.6, 4.2, 4.1, 3.8, 4.4, 4.5, 4.6, 4.7, 4.5, 3.9, 4.4, 3.8, 4.6, 4.3, 4.6, 4.5, 4.3, 3.5, 3.3, 4.3, 4.4, 4.4, 4.2, 4.8, 4.5, 4.4, 4.5, 3.3, 3.8, 2.2, 4, 4.2, 3.8, 4.2, 3.7, 4.6, 1.9, 2.5, 4.3, 4.4, 4.7, 3.9, 4.4, 4.5, 4.8, 4.9, 4.1, 4.4, 4.4, 3.3, 4.4, 3, 4.3, 4.1, 4.4, 3.8, 4.2, 4.7, 4.4, 4.4, 4.1, 4.3, 3.4, 3.3, 4.6, 4, 3.9, 4.3, 3.5, 4.2, 4.7, 4.2, 3.3, 3.1, 3.2, 3.3, 4, 4.8, 4.7, 4.1, 4.6, 4.1, 4.3, 3.3, 3.6, 3.7, 2.9, 3.5, 3.5, 3.6, 3.7, 3.5, 4.5, 4.7, 3.9, 4.2, 1.8, 4, 4.1, 2.8, 3.5, 4.1, 4.3, 4.5, 4.2, 4.4], "yaxis": "y"}, {"hovertemplate": "Category=NEWS_AND_MAGAZINES<br>Installs=%{x}<br>Rating=%{y}<br>Reviews=%{marker.size}<extra></extra>", "legendgroup": "NEWS_AND_MAGAZINES", "marker": {"color": "#EF553B", "size": {"elided": "154 int values"}, "sizemode": "area", "sizeref": 112200.0, "symbol": "circle"}, "mode": "markers", "name": "NEWS_AND_MAGAZINES", "showlegend": true, "type": "scattergl", "x": {"elided": "154 int values"}, "xaxis": "x", "y": {"elided": "154 float values"}, "yaxis": "y"}, {"hovertemplate": "Category=MAPS_AND_NAVIGATION<br>Installs=%{x}<br>Rating=%{y}<br>Reviews=%{marker.size}<extra></extra>", "legendgroup": "MAPS_AND_NAVIGATION", "marker": {"color": "#00cc96", "size": [104800, 56443, 1421884, 3652, 14110, 18710, 286454, 652, 162049, 26014, 53562, 10562, 21589, 2909, 37937, 15865, 63920, 38375, 16657, 301413, 16094, 65590, 32225, 44348, 23279, 12572, 70556, 1240, 10218, 18857, 11838, 19, 41, 96, 114, 75, 8465, 82, 139, 509, 55313, 440, 49, 230, 124, 6, 742, 22, 57, 8, 132792, 67, 555, 89, 12, 62, 7314, 453, 168, 1147, 2681, 695, 3, 112, 30, 119685, 4569, 179, 78, 258, 59, 54034, 11100, 204, 15, 1911, 22382, 10, 207440, 3596, 796, 4501, 891, 25, 7, 106, 181, 8, 8, 14, 13, 63, 3, 334], "sizemode": "area", "sizeref": 112200.0, "symbol": "circle"}, "mode": "markers", "name": "MAPS_AND_NAVIGATION", "showlegend": true, "type": "scattergl", "x": [10000000, 1000000, 50000000, 500000, 1000000, 1000000, 10000000, 100000, 5000000, 1000000, 1000000, 1000000, 1000000, 100000, 1000000, 1000000, 5000000, 1000000, 1000000, 5000000, 1000000, 5000000, 1000000, 5000000, 1000000, 1000000, 10000000, 100000, 1000000, 1000000, 1000000, 5000, 1000, 10000, 10000, 5000, 10000000, 5000, 10000, 100000, 1000000, 10000, 100, 10000, 1000, 50, 100000, 1000, 10000, 10, 10000000, 5000, 50000, 10000, 100, 1000, 100000, 10000, 10000, 100000, 100000, 100000, 100, 10000, 5000, 10000000, 500000, 10000, 10000, 50000, 10000, 5000000, 500000, 10000, 5000, 100000, 1000000, 100, 10000000, 1000000, 50000, 100000, 50000, 1000, 1000, 5000, 10000, 1000, 100, 1000, 1000, 10000, 1000, 10000], "xaxis": "x", "y": [4.4, 4.5, 4.4, 4.4, 4.3, 4.4, 4.3, 4.4, 4.7, 4.3, 4.5, 3.7, 4.3, 4.1, 4.5, 4.8, 4.3, 4.7, 4.3, 4.2, 4.6, 4.5, 4.3, 4.5, 4.2, 4.2, 4.3, 4.3, 4.4, 3.5, 4.2, 3.3, 4.1, 3.7, 3.8, 4.4, 3.3, 3.8, 3.9, 4.4, 4.2, 2.8, 4.9, 3.9, 4.9, 4.5, 3.1, 3.9, 4.2, 3.5, 4.1, 3, 3.3, 2.7, 4.3, 4.5, 4.6, 4.2, 3.4, 3.4, 4.6, 3.6, 3.3, 3.9, 2.9, 4, 3.9, 1.9, 3.7, 3.6, 3.4, 4.1, 4.3, 4.1, 4.3, 2.8, 3.9, 4.6, 4.2, 4.2, 4.6, 4.7, 4.3, 2.8, 3.6, 3.5, 3.8, 3.5, 4.5, 3.4, 3.7, 4.2, 4, 4.3], "yaxis": "y"}], "layout": {"autosize": true, "legend": {"itemsizing": "constant", "title": {"text": "Category"}, "tracegroupgap": 0}, "title": {"text": "App Ratings vs. Installs"}, "xaxis": {"anchor": "y", "autorange": true, "domain": [0, 1], "range": [-60970000.0, 1074000000.0], "title": {"text": "Installs"}, "type": "linear"}, "yaxis": {"anchor": "x", "autorange": true, "domain": [0, 1], "range": [0.6923, 5.308], "title": {"text": "Rating"}, "type": "linear"}}}

### Figure 2 — Plotly figure (JSON) as saved in the notebook; plotly's stock layout.template omitted (floating-point values rounded to 4 significant figures)
{"data": [{"alignmentgroup": "True", "hovertemplate": "Category=%{x}<br>count=%{y}<extra></extra>", "legendgroup": "", "marker": {"color": "#636efa", "pattern": {"shape": ""}}, "name": "", "offsetgroup": "", "orientation": "v", "showlegend": false, "textposition": "auto", "type": "bar", "x": ["FAMILY", "GAME", "TOOLS", "PERSONALIZATION", "LIFESTYLE", "MEDICAL", "FINANCE", "PRODUCTIVITY", "BUSINESS", "SPORTS", "PHOTOGRAPHY", "HEALTH_AND_FITNESS", "COMMUNICATION", "SOCIAL", "NEWS_AND_MAGAZINES", "SHOPPING", "TRAVEL_AND_LOCAL", "BOOKS_AND_REFERENCE", "DATING", "VIDEO_PLAYERS", "MAPS_AND_NAVIGATION", "EDUCATION", "FOOD_AND_DRINK", "ENTERTAINMENT", "AUTO_AND_VEHICLES", "LIBRARIES_AND_DEMO", "ART_AND_DESIGN", "HOUSE_AND_HOME", "WEATHER", "COMICS", "PARENTING", "EVENTS", "BEAUTY"], "xaxis": "x", "y": [1511, 832, 625, 274, 269, 266, 258, 223, 222, 221, 204, 191, 188, 156, 154, 146, 141, 141, 122, 112, 94, 88, 72, 64, 63, 60, 58, 50, 50, 47, 44, 38, 37], "yaxis": "y"}], "layout": {"autosize": true, "barmode": "relative", "legend": {"tracegroupgap": 0}, "title": {"text": "App Distribution Across Categories"}, "xaxis": {"anchor": "y", "autorange": true, "domain": [0, 1], "range": [-0.5, 32.5], "title": {"text": "Category"}, "type": "category"}, "yaxis": {"anchor": "x", "autorange": true, "domain": [0, 1], "range": [0, 1591.0], "title": {"text": "count"}, "type": "linear"}}}
